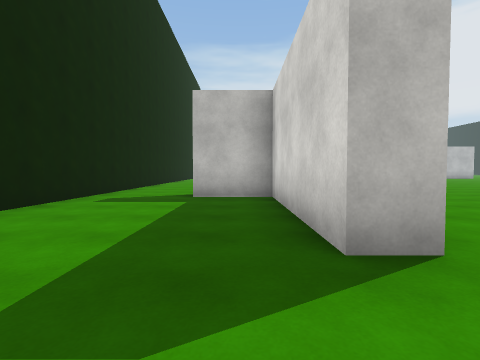
[1] (above)

24 first-person views from a walk through a 3-D level made in the Unity game engine. The camera is 1.2 m above the floor, tilts 2° down and sees 85° across. The floor is counted in squares, 2 m on a side. Each view is taken from the middle of a square. On the plan, view 1 faces up. The plan holds only what a view shows up to about 9 squares ahead; the rest is blank. The place goes on beyond the plan. Surface patterns are stand-ins for the level's own textures.

[2]
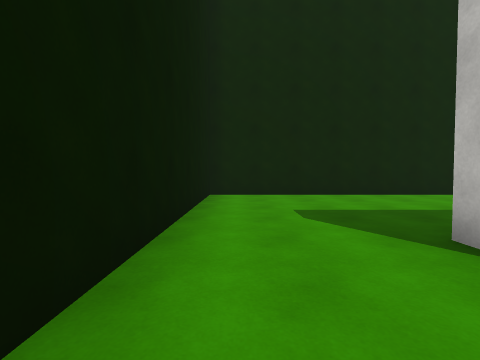

[3]
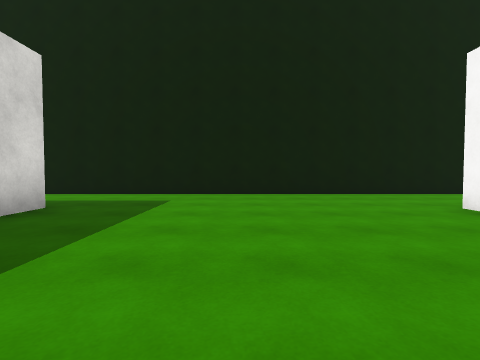

[4]
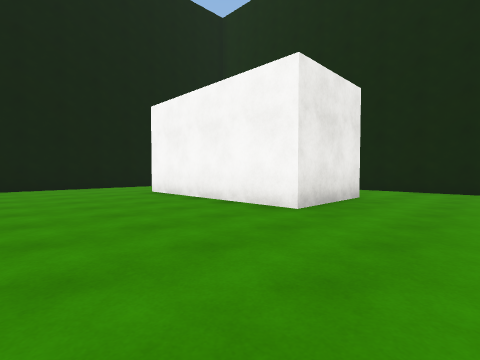

[5]
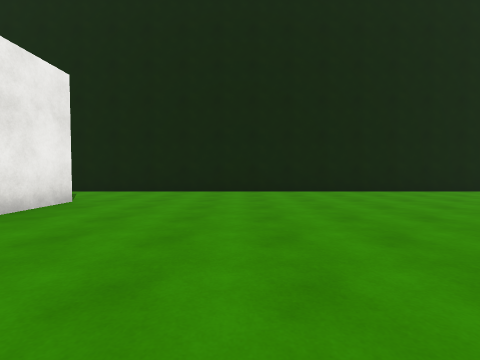

[6]
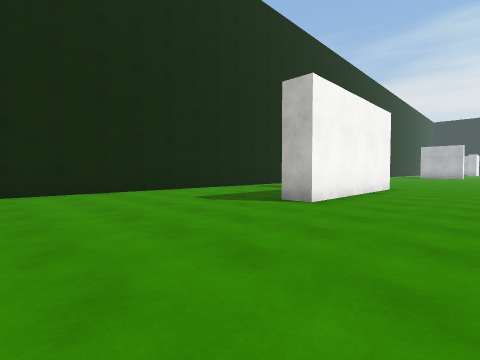

[7]
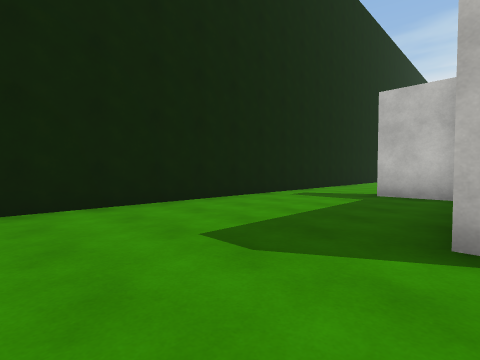

[8]
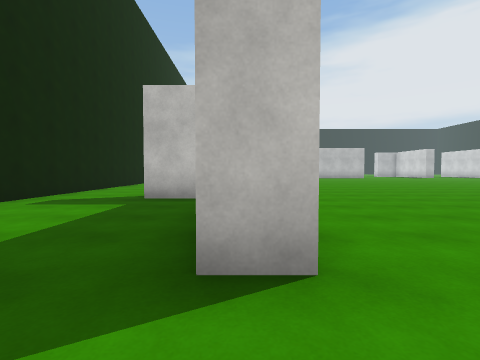

[9]
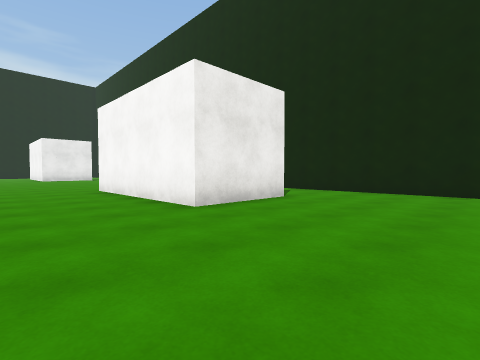

[10]
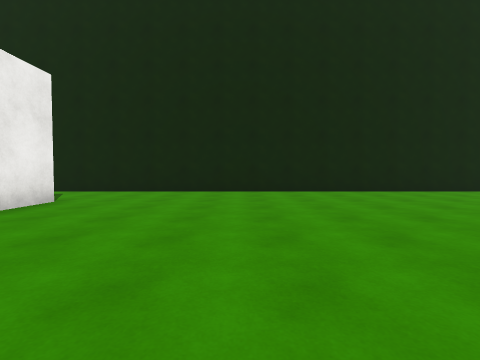

[11]
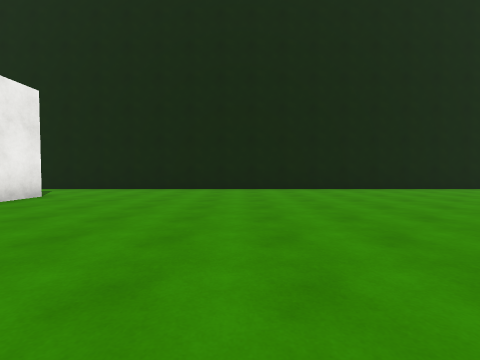

[12]
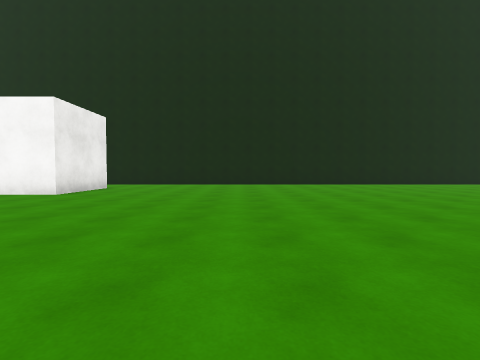

[13]
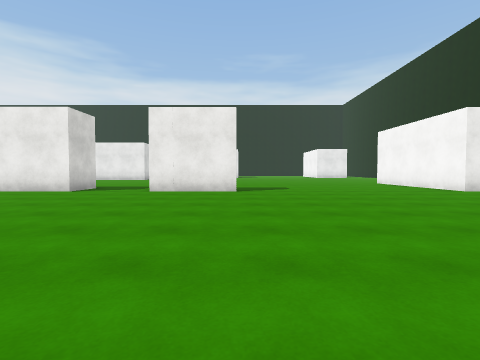

[14]
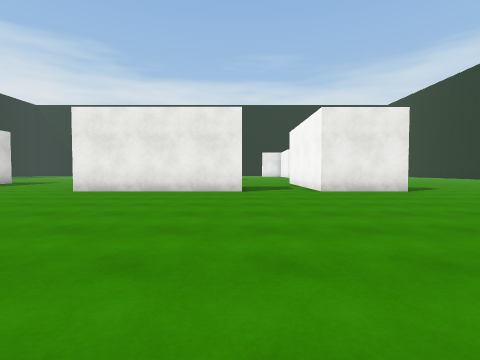

[15]
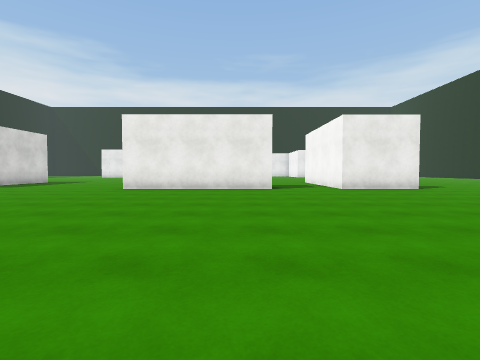

[16]
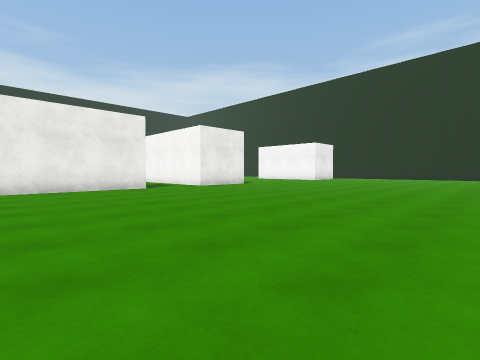

[17]
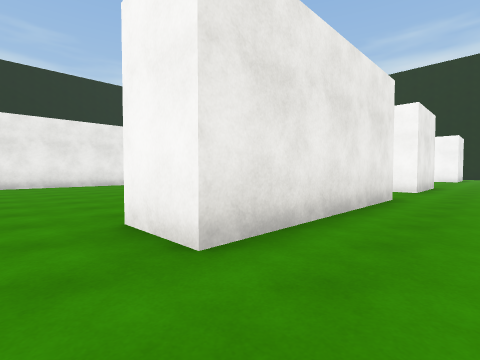

[18]
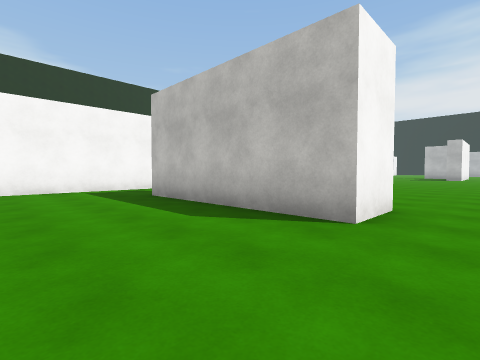

[19]
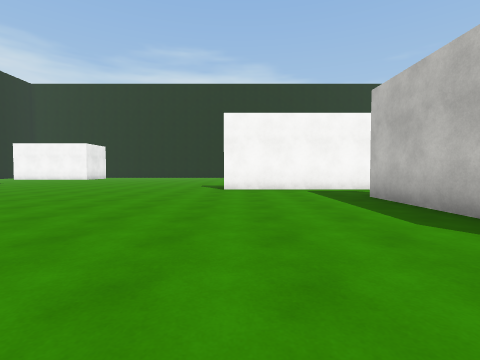

[20]
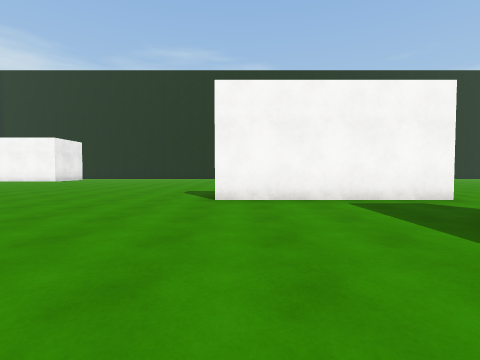

[21]
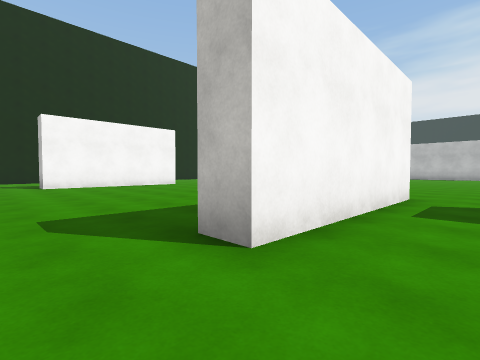

[22]
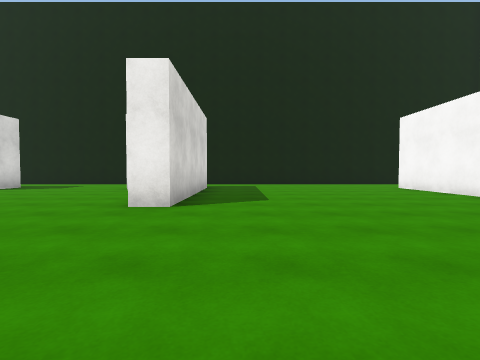

[23]
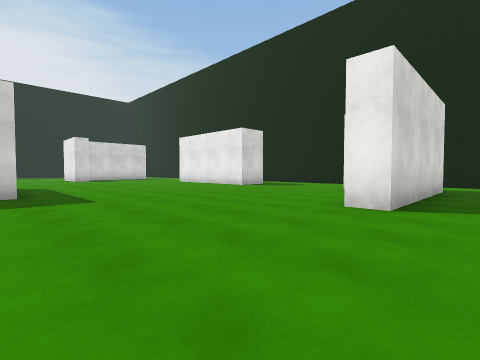

[24]
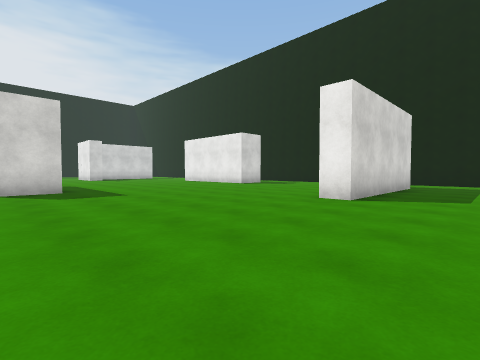

### Floor plan
Points are (right, up) in squares from view 1. A wall is a line through its corners. A room is listed if a view was taken in it or the views show most of it. See-through windows are left out.
Room 1 (view 1)
walls: (1.4, 1.8) (0.8, 1.8) (0.8, 6) (-1.1, 6); (-3.6, 6.4) (-3.6, -0.8) (1.4, -0.8)
ways out: opening at (-2.5, 6) to room 2; opening at (1, 0.5) to room 2
Room 2 (views 2, 3, 4, 5, 6, 7, 8, 9, 10, 11, 12, 13, 14, 15, 16, 17, 18, 19, 20, 21, 22, 23, 24)
walls: (8, 21.4) (10.6, 21.4) (10.6, 16.5) (9.9, 16.5); (12.9, 20) (12.9, 21.4) (17.8, 21.4) (17.8, 20) (12.9, 20); (0.4, 20.7) (-1.1, 20.7); (-1.1, 21.4) (1.4, 21.4) (1.4, 16.5) (0.8, 16.5); (14.2, 10.4) (14.2, 11.8); (17.4, 11.8) (18.6, 11.8); (-1.1, 6.7) (1.4, 6.7) (1.4, 1.8); (8.2, 1.8) (8.2, 6.7) (8.9, 6.7); (14.9, 2) (14.9, 2.5); (-3.6, 33.9) (-3.6, 6.4); (1.4, -0.8) (10.1, -0.8)
ways out: opening at (-2.5, 6) to room 1; opening at (1, 0.5) to room 1

Where each view was taken, in squares from view 1:
view 1: 0 up, 0 right, facing up
view 2: 0 up, 3 right, facing left
view 3: 6 up, 5 right, facing down
view 4: 9 up, 5 right, facing down-left
view 5: 10 up, 4 right, facing left
view 6: 12 up, 4 right, facing up-left
view 7: 14 up, 1 right, facing up-left
view 8: 15 up, 1 right, facing up
view 9: 25 up, 4 right, facing down-left
view 10: 25 up, 4 right, facing left
view 11: 26 up, 5 right, facing left
view 12: 26 up, 8 right, facing left
view 13: 29 up, 8 right, facing down
view 14: 29 up, 13 right, facing down
view 15: 30 up, 14 right, facing down
view 16: 30 up, 17 right, facing down-left
view 17: 23 up, 19 right, facing down-left
view 18: 17 up, 19 right, facing up-left
view 19: 17 up, 19 right, facing left
view 20: 17 up, 16 right, facing left
view 21: 15 up, 12 right, facing up-left
view 22: 11 up, 7 right, facing down
view 23: 11 up, 7 right, facing down-right
view 24: 12 up, 6 right, facing down-right
